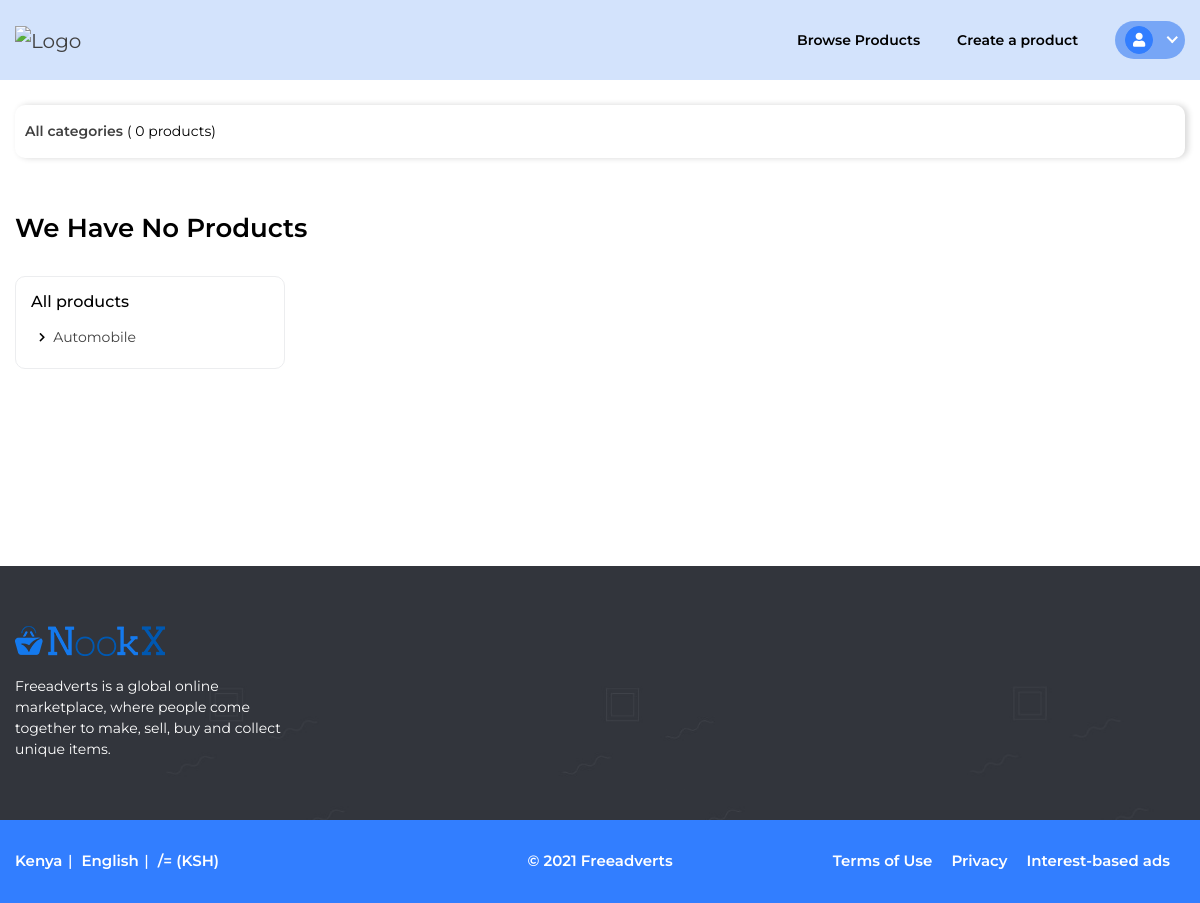
The page /my_draft_listings/ (signed in) on the database as committed earlier.
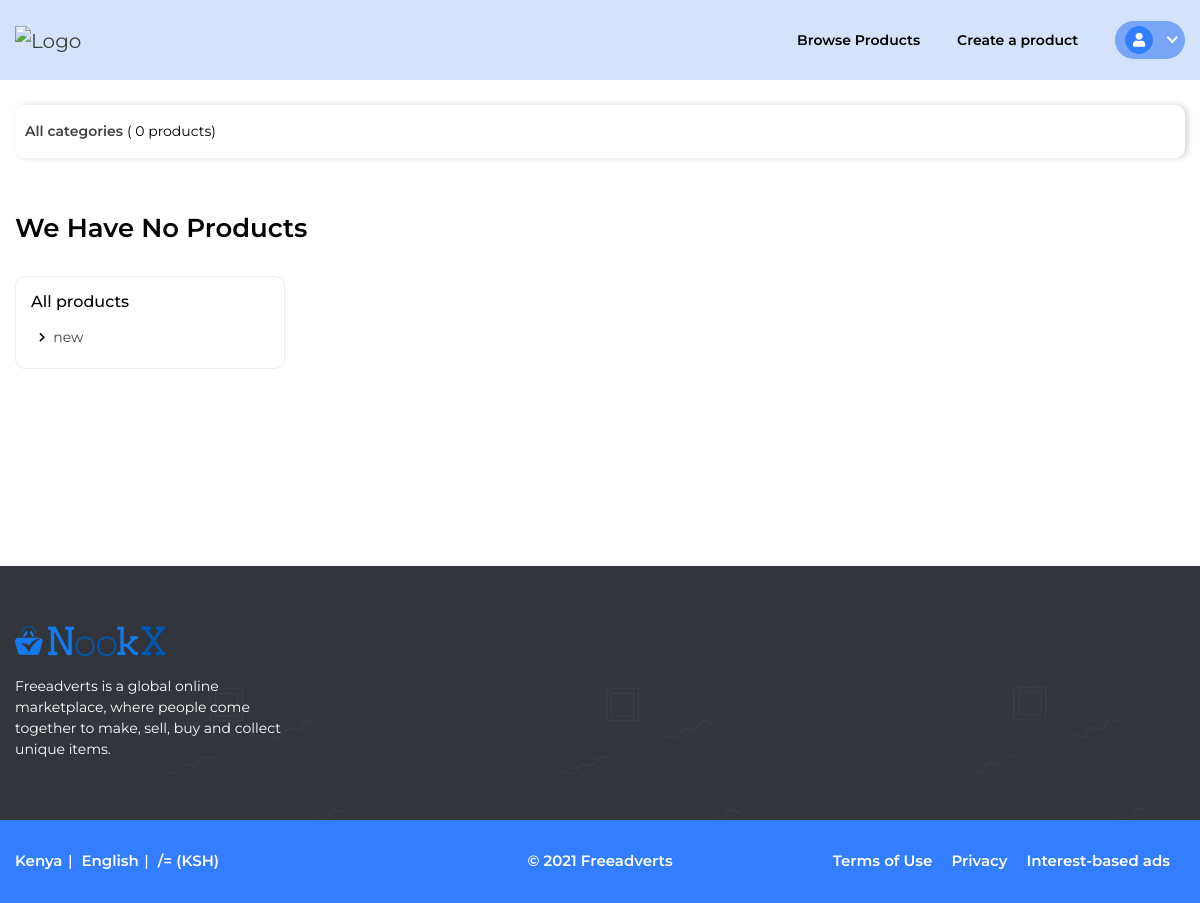
The same page on the database as committed later.
### product/models.py (models this page shows, shortened)
class Category(models.Model):
    name=models.CharField( max_length=50)
    slug = AutoSlugField(populate_from='name')
    image = models.ImageField(upload_to='images/categries', verbose_name="category image", null=True)
    class Meta:
        verbose_name = "Category"
        verbose_name_plural = "categories"
    def get_absolute_url(self):
        return reverse('products:product_list_by_category', args=[self.slug,])

### product/views.py (the view)
# urls.py: re_path(r"^my_draft_listings/$", MyDraftProductsListView.as_view(), name="my_draft_listings"),
class MyDraftProductsListView(MyProductsListView):
    def get_context_data(self, *args, **kwargs):
        context = super().get_context_data(*args, **kwargs)
        context['page_title'] = "My Draft Listings"
        return context
    def get_queryset(self, **kwargs):
        return product.objects.filter(user=self.request.user, status='DRAFT').prefetch_related(Prefetch("images", queryset=image.objects.order_by("index"), to_attr="image"))

### product/templatetags/mytags.py (called while the page is built)
@register.inclusion_tag('_categoriessidelist.html')
def show_categories_side():
    categories = Category.objects.annotate(product_count=Count("product")).filter(product_count__gt=0).order_by('-product_count','name')
    return{'categories': categories}

### product/views.py (called while the page is built)
    def get_context_data(self, *args, **kwargs):
        context = super().get_context_data(*args, **kwargs)
        context['page_title'] = "My Listings"
        return context

### users/context_processors.py (called while the page is built)
def add_my_login_form(request):
    return {
        'login_form': UserLoginForm(data=request.POST),
    }

def add_my_registration_form(request):
    return {
        'registration_form': Registrationform(),
    }

### templates/product/my-products.html (shortened to what this page needs)
{% extends 'base.html' %}
{% load mytags %}
{% block content %}
      <div class="container">
        <div class="row">
          <div class="col-12">
            <div class="breadcrumb-bar">
              <div class="page-breadcrumb-list">
                <ul>
                  <li class="breadcrumb-nav">
                    <a href="index.html">All categories</a>
                  </li>
                  <li class="breadcrumb-nav sub-title">( {{ products.count }} products)</li>
                </ul>
              </div>
            </div>
          </div>
        </div>
      </div>
      <div class="content">
        <div class="container">
          <div class="row mb-4">
            <div class="col-lg-6">
            {% if products.count < 1 %}
              <div class="page-title">
                <h2>We Have No Products</h2>
              </div>
            {% endif %}
            </div>
          </div>
          <div class="row">
            <div class="col-lg-3">
              <div class="filters-section form-style-1">
                <div class="filter-card">
                  <h5 class="mb-3">All products</h5>
                  <ul class="category-list">
                  {% show_categories_side %}
                  </ul>
                </div>
              </div>
            </div>
            <div class="col-lg-9">
            </div>
          </div>
        </div>
      </div>
{% endblock content %}

### templates/_categoriessidelist.html
{% for category in categories %}
<li><a href="{{ category.get_absolute_url }}">{{ category.name }}</a></li>
{% endfor %}

Rows that differ between the two databases and show on the page:
removed Category: name "Automobile"
added Category: name "new"
